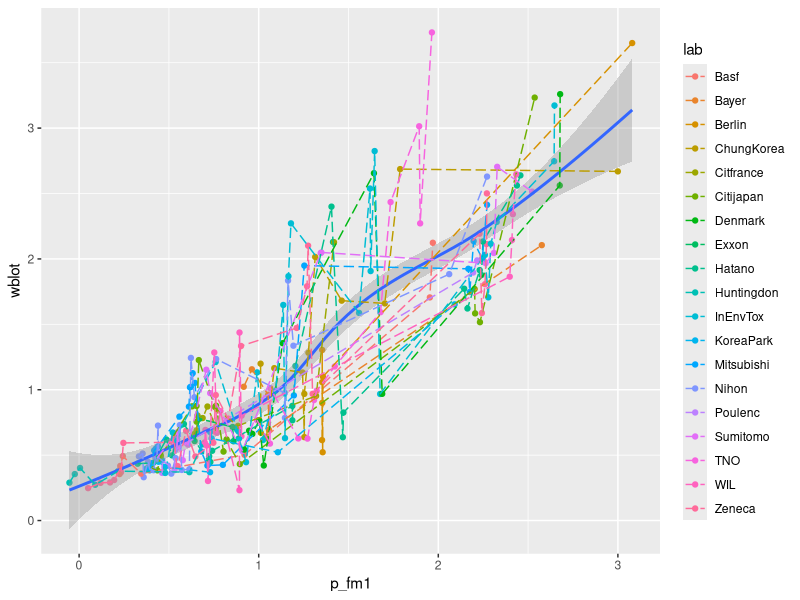
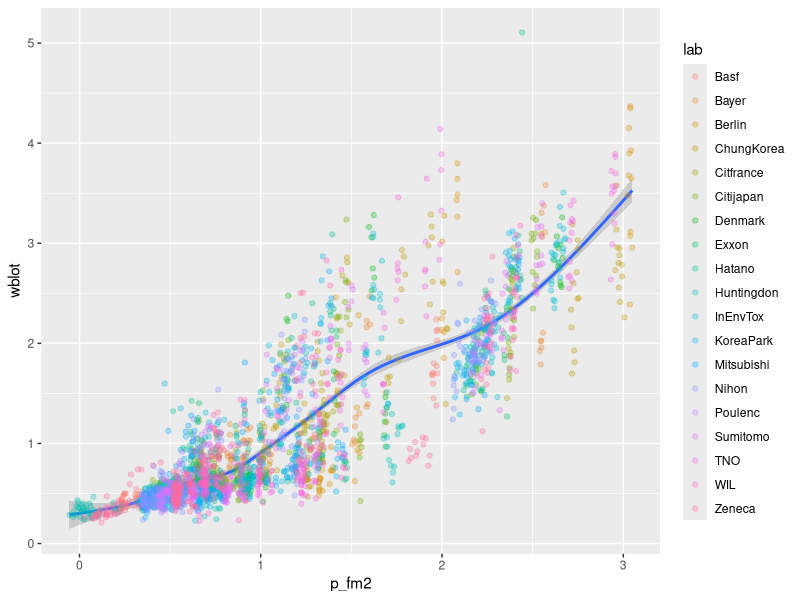
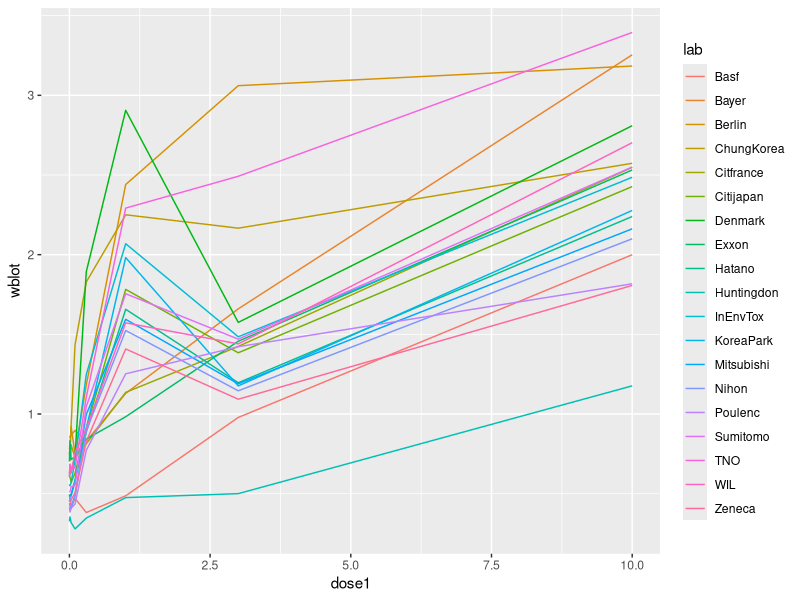
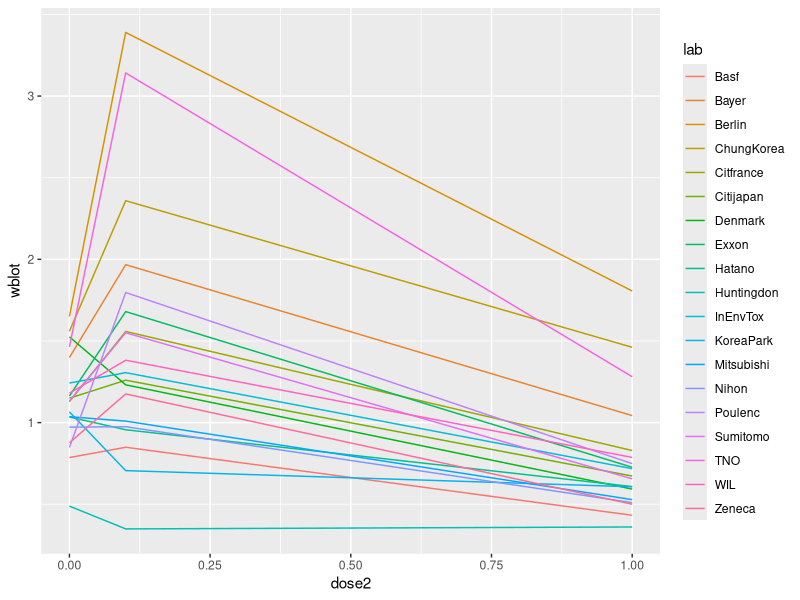
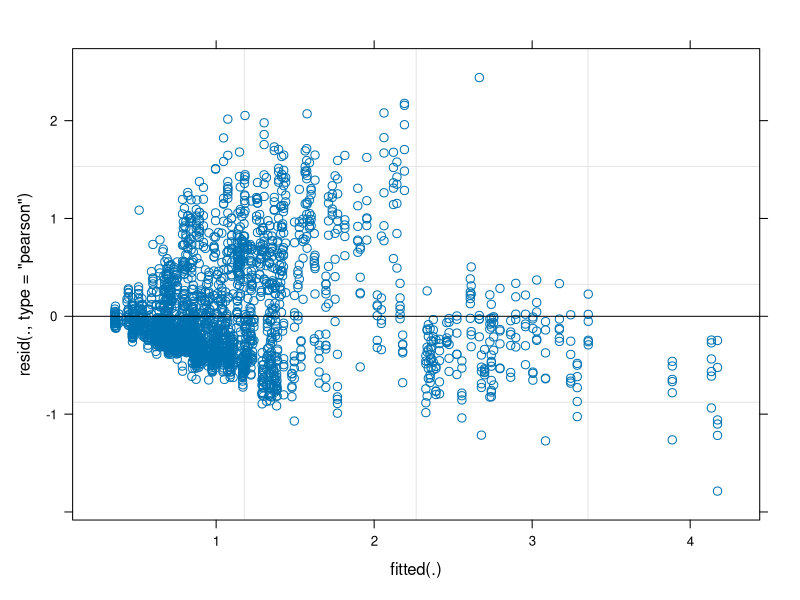

The R source for these figures, in order: (Note: this script raises an error after producing the figures.)
## ---- chunk 1
library(dplyr)
library(lme4)
library(ggplot2)

###plot multiple ggplots in one place  obtained from http://www.cookbook-r.com/Graphs/Multiple_graphs_on_one_page_(ggplot2)/
# Multiple plot function
#
# ggplot objects can be passed in ..., or to plotlist (as a list of ggplot objects)
# - cols:   Number of columns in layout
# - layout: A matrix specifying the layout. If present, 'cols' is ignored.
#
# If the layout is something like matrix(c(1,2,3,3), nrow=2, byrow=TRUE),
# then plot 1 will go in the upper left, 2 will go in the upper right, and
# 3 will go all the way across the bottom.
#
multiplot <- function(..., plotlist=NULL, file, cols=1, layout=NULL) {
  library(grid)

  # Make a list from the ... arguments and plotlist
  plots <- c(list(...), plotlist)

  numPlots = length(plots)

  # If layout is NULL, then use 'cols' to determine layout
  if (is.null(layout)) {
    # Make the panel
    # ncol: Number of columns of plots
    # nrow: Number of rows needed, calculated from # of cols
    layout <- matrix(seq(1, cols * ceiling(numPlots/cols)),
                    ncol = cols, nrow = ceiling(numPlots/cols))
  }

 if (numPlots==1) {
    print(plots[[1]])

  } else {
    # Set up the page
    grid.newpage()
    pushViewport(viewport(layout = grid.layout(nrow(layout), ncol(layout))))

    # Make each plot, in the correct location
    for (i in 1:numPlots) {
      # Get the i,j matrix positions of the regions that contain this subplot
      matchidx <- as.data.frame(which(layout == i, arr.ind = TRUE))

      print(plots[[i]], vp = viewport(layout.pos.row = matchidx$row,
                                      layout.pos.col = matchidx$col))
    }
  }
}

####

dat <- read.table("case1.txt", header = T, stringsAsFactors = F, na.strings = ".", colClasses=c("character","character","numeric","numeric","numeric","numeric","numeric","numeric"))
dat <-  dat %>% filter(complete.cases(blot)) %>% mutate(wblot = blot/body, wwet = wet/body)
## ---- chunk 2
set.seed(3)
samp <- sample(dim(dat)[1], dim(dat)[1]/10)
test <- dat[samp,]
train <- dat[-samp,]
## ---- chunk 3
fm1 <- lmer(wblot ~ 1 + (proto|lab) + body + poly(dose1,2) + poly(dose2,2), train)
summary(fm1)

p_fm1 <- predict(fm1, test)

ggplot(data = test, aes(p_fm1, wblot)) + geom_point(aes(colour = lab)) + geom_smooth() + geom_line(aes(colour=lab), linetype=5)

## ---- chunk 4
fm2 <- lmer(wblot ~ 1 + (proto|lab) + body + poly(dose1,2) + poly(dose2,2), dat)
summary(fm2)
p_fm2 <- predict(fm2, dat)
ggplot(data = dat, aes(p_fm2, wblot)) + geom_smooth() + geom_point(aes(colour = lab), alpha = 0.3) 

## ---- chunk 5
mean_dat1 <- dat %>% group_by(lab, dose1) %>% summarise(wblot = mean(wblot))
ggplot(data = mean_dat1, aes(x = dose1, y = wblot, color = lab)) + geom_line()
mean_dat2 <- dat %>% group_by(lab, dose2) %>% summarise(wblot = mean(wblot))
ggplot(data = mean_dat2, aes(x = dose2, y = wblot, color = lab)) + geom_line()

## ---- chunk 6
#dose response curve
minmod <- lmer(wblot ~ (1 + proto + dose1 + dose2| lab), dat) #minimum model
summary(minmod)
plot(minmod)
p_minmod <- predict(minmod, test)
ggplot(data = dat, aes(p_minmod, wblot)) + geom_smooth() + geom_point(aes(colour = lab), alpha = 0.3) #+ geom_line(aes(colour=lab), linetype=5)

## ---- chunk 7
medmod <- lmer(wblot ~ (1+ proto + poly(dose1,2) + poly(dose2,2) |lab), dat) #med model
summary(minmod)
plot(medmod)
p_medmod <- predict(medmod, test)
ggplot(data = test, aes(p_medmod, wblot)) + geom_point(aes(colour = lab)) + geom_smooth() + geom_line(aes(colour=lab), linetype=5)

par(mfrow = c(2,2))
test_p <- ggplot(data = test, aes(x = wblot)) + geom_histogram() + lims(x = c(0,4)) + theme_bw()
min_p <- ggplot(test,aes(p_minmod)) + geom_histogram() + lims(x = c(0,4)) + theme_bw()
med_p <- ggplot(test,aes(p_medmod)) + geom_histogram() + lims(x = c(0,4)) + theme_bw()
multiplot(test_p, min_p, med_p, cols = 2)
## ---- chunk 8
